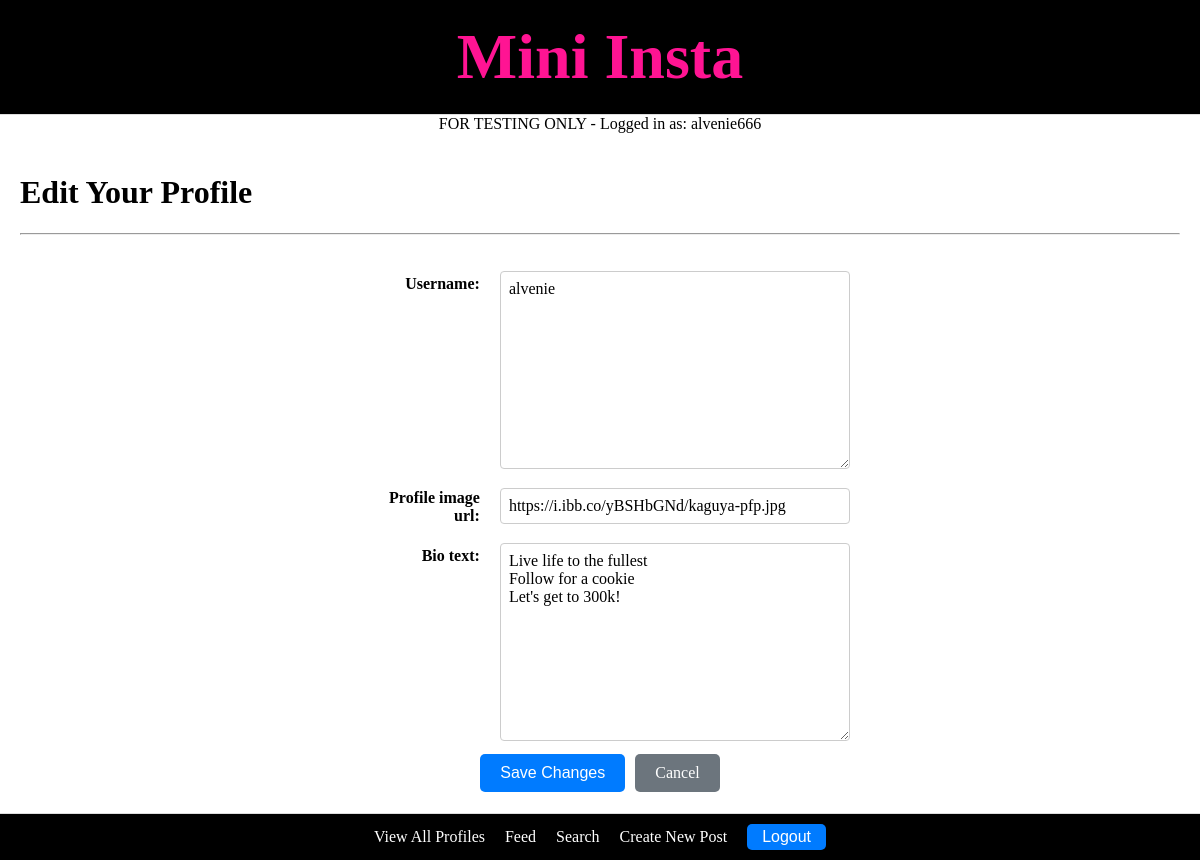
/mini_insta/profile/update (signed in), run on the app's committed database.
### mini_insta/models.py (models this page shows, shortened)
class Profile(models.Model):
    username = models.TextField(blank=True)
    display_name = models.TextField(blank=True)
    profile_image_url = models.URLField(blank=True)
    bio_text = models.TextField(blank=True)
    join_date = models.DateTimeField(auto_now=True)
    user = models.OneToOneField(User, on_delete=models.CASCADE, related_name='profile')

### mini_insta/views.py (the view, shortened to what this page needs)
# urls.py: path('profile/update', UpdateProfileView.as_view(), name='update_profile'),
class UpdateProfileView(LoginRequiredMixin, UpdateView):
    form_class = UpdateProfileForm
    model = Profile
    template_name = "mini_insta/update_profile_form.html"
    def get_object(self):
        return self.get_profile()

### mini_insta/forms.py
class UpdateProfileForm(forms.ModelForm):
    class Meta:
        model = Profile
        fields = ['username', 'profile_image_url', 'bio_text']

### mini_insta/views.py (called while the page is built)
    def get_profile(self):
        return Profile.objects.get(user=self.request.user)

### mini_insta/templates/mini_insta/update_profile_form.html (shortened to what this page needs)
{% extends 'mini_insta/base.html' %}
{% block content %}
<div class="profile-detail">
    <h1>Edit Your Profile</h1>
    <hr>
</div>
<div class="post-div">
    <form method="post" action="">
        <table>
            {{ form.as_table }}
        </table>
        <div class="form-actions">
            <button type="submit" class="btn">Save Changes</button>
            <a href="{% url 'mini_insta:show_profile' profile.pk %}" class="btn btn-cancel">Cancel</a>
        </div>
    </form>
</div>
{% endblock %}

### mini_insta/templates/mini_insta/base.html (shortened to what this page needs)
{% load static %}
<html>
    <head>
        <link rel="stylesheet" href="{% static 'mini_insta.css' %}">
    </head>
    <body>
        <div class="header">
            <a href ="{% url 'mini_insta:show_all_profiles' %}">
                <h1>Mini Insta</h1>
            </a>
        </div>
        <div class="post-div">
            {% if request.user.is_authenticated %}
                FOR TESTING ONLY - Logged in as: {{ request.user }}
            {% else %}
                FOR TESTING ONLY - Not logged in.
            {% endif %}
        </div>
        {% block content %}
        {% endblock %}
        <footer>
            <nav>
                <a href="{% url 'mini_insta:show_all_profiles' %}">View All Profiles</a>
                {% if request.user.is_authenticated %}
                    {% if profile and user == profile.user %}
                        <a href="{% url 'mini_insta:show_feed' %}" title="Home Feed"> Feed</a>
                        <a href="{% url 'mini_insta:search' %}" title="Search"> Search</a>
                        <a href="{% url 'mini_insta:create_post_form' %}">Create New Post</a>
                    {% endif %}
                    <form action="{% url 'mini_insta:logout' %}" method="POST">
                        <input type="submit" value="Logout" class="btn btn-logout">
                    </form>
                {% else %}
                    <form action="{% url 'mini_insta:login' %}">
                        {% csrf_token %}
                        <input type="submit" value="Login" class="btn btn-login">
                    </form>
                {% endif %}
            </nav>
        </footer>
    </body>
</html>

### static/mini_insta.css (style rules this page uses)
html, body { height: 100%; margin: 0; }
body { display: flex; flex-direction: column; min-height: 100vh; }
h1, h2, h4 { font-family: "Georgia", serif; }
nav { display: flex; flex-direction: row; align-items: center; gap: 20px; font-family: "Georgia", serif; }
.header { background-color: #f8f8f8; padding: 20px; text-align: center; border-bottom: 1px solid #ddd; background-color: black; }
.header h1 { margin: 0; color:deeppink; font-size: 64px; }
.profile-detail { margin: 20px; }
footer { margin-top: auto; background-color: black; padding: 10px; text-align: center; border-top: 1px solid #ddd; display: flex; justify-content: center; }
a { text-decoration: none; color: white; }
.btn { display: inline-block; padding: 10px 20px; margin: 5px; border: none; border-radius: 5px; text-decoration: none; color: white; font-size: 16px; cursor: pointer; text-align: center; }
.btn[type="submit"] { background-color: #007bff; }
.btn.btn-cancel { background-color: #6c757d; }
.btn-cancel { background-color: #6c757d; }
.btn-logout, .btn-login { margin: 0px; padding: 4px 15px; }
footer nav form { margin: 0; }
.form-actions { display: flex; justify-content: center; }
.post-div { display: flex; justify-content: center; align-items: center; flex-direction: column; }
.post-div table { width: 100%; max-width: 600px; margin: 0 auto; border-collapse: collapse; }
.post-div th { text-align: right; padding: 10px; padding-right: 20px; width: 30%; font-family: "Georgia", serif; font-weight: bold; vertical-align: top; padding-top: 12px; }
.post-div td { text-align: left; padding: 8px 0; }
.post-div input[type="text"], .post-div input[type="password"], .post-div input[type="url"], .post-div textarea { width: 100%; max-width: 350px; padding: 8px; font-size: 1rem; font-family: "Garamond", serif; border: 1px solid #ccc; border-radius: 4px; box-sizing: border-box; }
.post-div textarea { min-height: 120px; }

### data on the page
Profile: username "alvenie", profile_image_url "https://i.ibb.co/yBSHbGNd/kaguya-pfp.jpg", bio_text "Live life to the fullest Follow for a cookie Let's get to 300k!"

### other printed values
{{ request.user }} "alvenie666"
